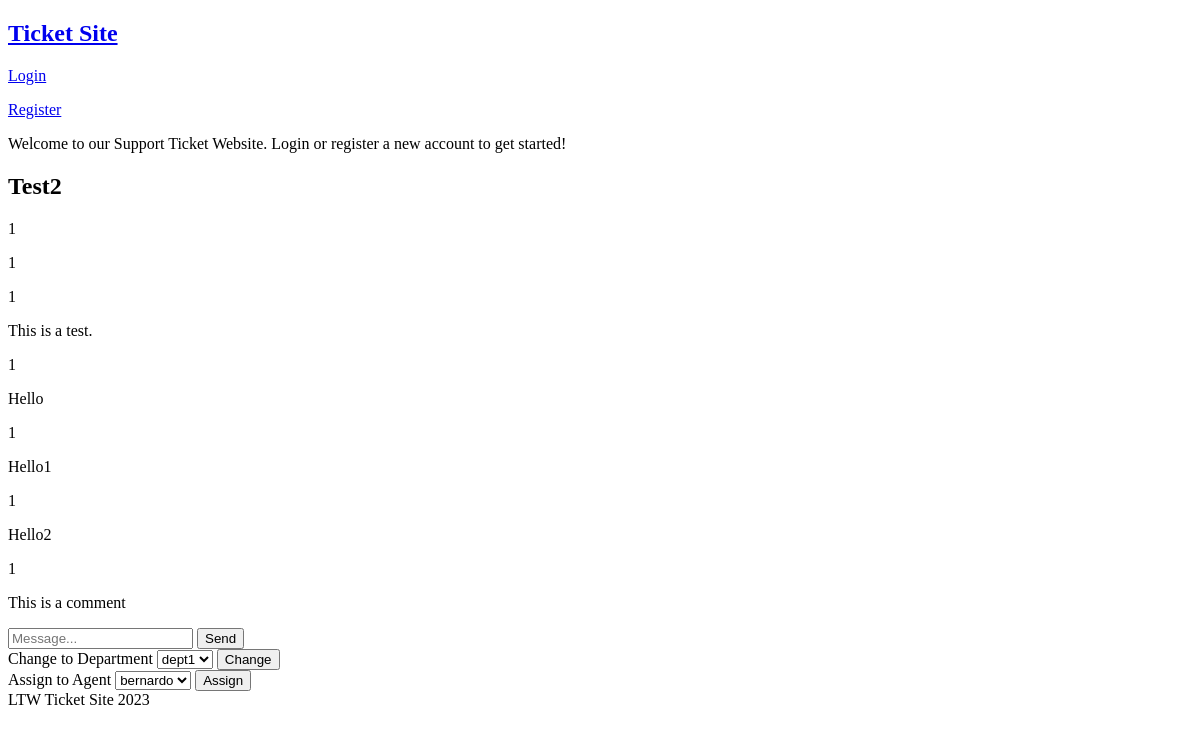
Page /pages/ticket.php?id=2 on the earlier database version.
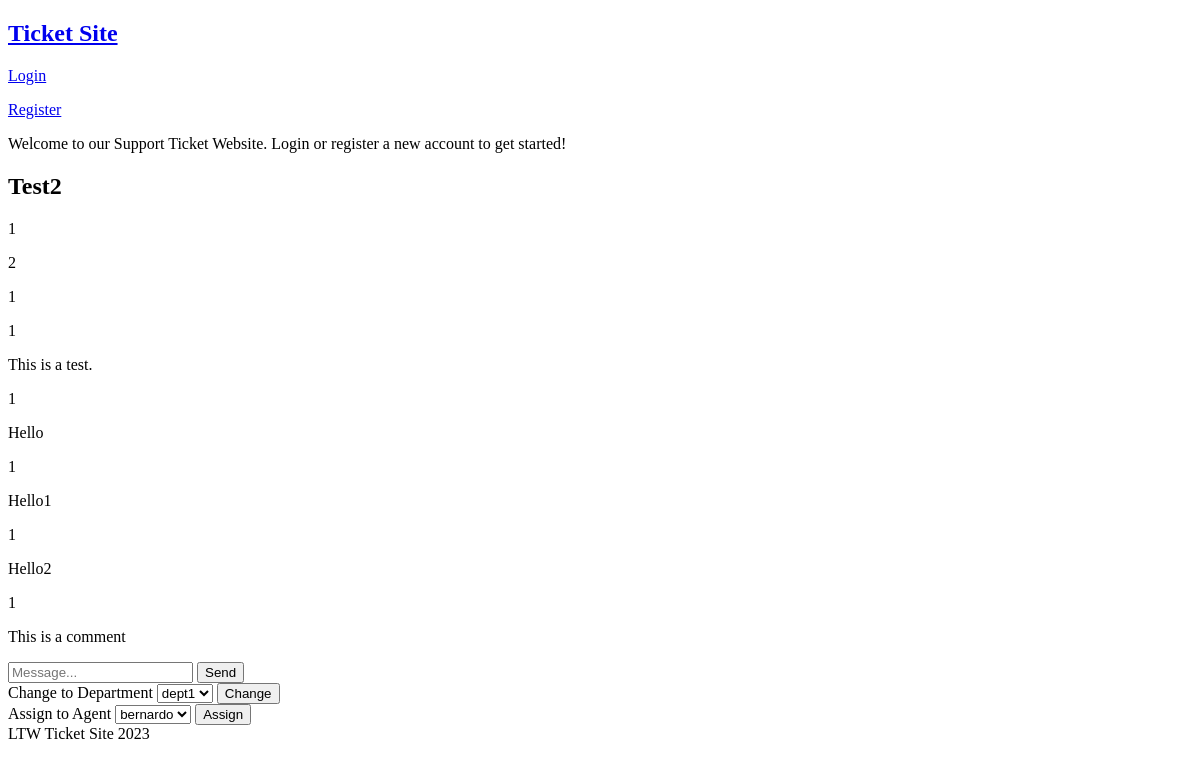
Same page on the later database version.
### tables this page shows
CREATE TABLE tickets (
    id INTEGER PRIMARY KEY AUTOINCREMENT,
    subject TEXT NOT NULL,
    content TEXT,
    submitter_id INTEGER NOT NULL,
    assignee_id INTEGER,
    department_id INTEGER,
    status_id INTEGER NOT NULL,
    FOREIGN KEY (submitter_id) REFERENCES users(id),
    FOREIGN KEY (assignee_id) REFERENCES users(id),
    FOREIGN KEY (department_id) REFERENCES departments(id),
    FOREIGN KEY (status_id) REFERENCES status(id)
);

CREATE TABLE ticket_inquiries (
    id INTEGER PRIMARY KEY AUTOINCREMENT,
    ticket_id INTEGER NOT NULL,
    user_id INTEGER NOT NULL,
    content TEXT NOT NULL,
    FOREIGN KEY (ticket_id) REFERENCES tickets(id),
    FOREIGN KEY (user_id) REFERENCES users(id)
);

### utils/session.php (called while the page is built, shortened)
<?php
    class Session {
        public function isLoggedIn() : bool {
            return isset($_SESSION['id']);
        }
        public function getRole() : ?int {
            return isset($_SESSION['role']) ? $_SESSION['role'] : null;
        }
    }

### database/classes/ticket.class.php (called while the page is built, shortened)
<?php
    class Ticket {
        public function __construct(int $id, string $subject, ?string $content, int $submitter_id,
                                    ?int $assignee_id, $department_id, int $status_id) {
            $this->id = $id;
            $this->subject = $subject;
            $this->content = $content;
            $this->submitter_id = $submitter_id;
            $this->assignee_id = $assignee_id;
            $this->department_id = $department_id === "" ? null : $department_id;
            $this->status_id = $status_id;
        }
        static function getTicket(PDO $db, int $id) : ?Ticket {
            $stmt = $db->prepare('SELECT * FROM tickets WHERE id = ?');
            $stmt->execute(array($id));
            $ticket = $stmt->fetch();
            if($ticket){
                return new Ticket($ticket['id'], $ticket['subject'], $ticket['content'], $ticket['submitter_id'], $ticket['assignee_id'], $ticket['department_id'], $ticket['status_id']);
            }
            else return null;
        }
    }
?>

### database/classes/inquiry.class.php (called while the page is built, shortened)
<?php
    class Inquiry {
        public function __construct(int $id, int $ticket_id, int $user_id, string $content){
            $this->user_id = $user_id;
            $this->content = $content;
        }
        static function getTicketInquiries(PDO $db, int $id) : array {
            $stmt = $db->prepare('SELECT * FROM ticket_inquiries WHERE ticket_id = ?');
            $stmt->execute(array($id));
            $inquiries = array();
            while($inq = $stmt->fetch()){
                $inquiries[] = new Inquiry($inq['id'], $inq['ticket_id'], $inq['user_id'], $inq['content']);
            }
            return $inquiries;
        }
    }
?>

### database/classes/department.class.php (called while the page is built, shortened)
<?php
    class Department {
        public function __construct(int $id, string $name) {
            $this->id = $id;
            $this->name = $name;
        }
        static function getDepartments(PDO $db) : array {
            $stmt = $db->prepare('SELECT * FROM departments');
            $stmt->execute();
            $departments = array();
            while ($department = $stmt->fetch()){
                $departments[] = new Department($department['id'], $department['name']);
            }
            return $departments;
        }
    }
?>

### database/classes/user.class.php (called while the page is built, shortened)
<?php
    class User {
        public function __construct(int $id, string $username, string $email, int $role){
            $this->id = $id;
            $this->username = $username;
        }
        static function getAgents(PDO $db) : array {
            $stmt = $db->prepare('SELECT * FROM users WHERE role_id < 3');
            $stmt->execute();
            $agents = array();
            while($agent = $stmt->fetch()){
                $agents[] = new User($agent['id'], $agent['username'], $agent['email'], $agent['role_id']);
            }
            return $agents;
        }
    }
?>

### templates/ticket.tpl.php (the view, shortened to what this page needs)
<?php function drawTicketInfo(Ticket $ticket) { ?>
    <h2><?=$ticket->subject?></h2>
    <p><?=$ticket->submitter_id?></p>
    <p><?=$ticket->department_id?></p>
    <p><?=$ticket->status_id?></p>
    <p><?=$ticket->assignee_id?></p>
    <p><?=$ticket->content?></p>
<?php } ?>
<?php function drawTicketInquirySection(Ticket $ticket, array $inquiries) { ?>
    <?php foreach($inquiries as $inq) { ?>
        <p><?=$inq->user_id?></p>
        <p><?=$inq->content?>
    <?php } ?>
    <form action="../actions/action_submit_inquiry.php?id=<?=$ticket->id?>" method="POST">
        <input type="text" name="inquiry" placeholder="Message..." required>
        <button type="submit" name="submit_inquiry">Send</button>
    </form>
<?php } ?>
<?php function drawAgentTicketTools(Ticket $ticket, array $departments, array $agents) { ?>
    <form action="../actions/action_change_department.php?id=<?=$ticket->id?>" method="POST">
        <label>
            Change to Department
            <select name="department">
                <?php foreach($departments as $dept) { ?>
                    <option value="<?=$dept->id?>"><?=$dept->name?></option>
                <?php } ?>
            </select>
            <button type="submit" name="submit_dept_change">Change</button>
        </label>
    </form>
    <form action="../actions/action_assign_agent.php?id=<?=$ticket->id?>" method="POST">
        <label>
            Assign to Agent
            <select name="agent">
                <?php foreach($agents as $agent) { ?>
                    <option value="<?=$agent->id?>"><?=$agent->username?></option>
                <?php } ?>
            </select>
            <button type="submit" name="submit_agent_assign">Assign</button>
        </label>
    </form>
<?php } ?>

### templates/common.tpl.php (shortened to what this page needs)
<?php function drawHeader(Session $session) { ?>
<!DOCTYPE html>
<html lang="en-US">
    <head>
    </head>
    <body>
        <header>
            <nav>
                <h1><a href="../pages/">Ticket Site</a></h1>
                <?php
                    if($session->isLoggedIn()) drawLoggedIn();
                    else drawLoggedOff();
                ?>
<?php } ?>
<?php function drawLoggedOff() { ?>
        <p><a href="../pages/login.php">Login</a><p>
        <p><a href="../pages/register.php">Register</a><p>
    </nav>
</header>
<main>
    <p>Welcome to our Support Ticket Website. Login or register a new account to get started!</p>
<?php } ?>
<?php function drawFooter() { ?>
        </main>
        <footer>
            LTW Ticket Site 2023
        </footer>
    </body>
</html>
<?php } ?>

### pages/ticket.php (shortened to what this page needs)
<?php
require_once('../utils/session.php');
$session = new Session();
$db = getDataBaseConnection();
require_once('../templates/common.tpl.php');
require_once('../templates/ticket.tpl.php');
require_once('../database/classes/ticket.class.php');
require_once('../database/classes/inquiry.class.php');
require_once('../database/classes/department.class.php');
require_once('../database/classes/user.class.php');
$ticket = Ticket::getTicket($db, intval($_GET['id']));
$inquiries = Inquiry::getTicketInquiries($db, intval($_GET['id']));
$departments = Department::getDepartments($db);
$agents = User::getAgents($db);
drawHeader($session);
drawTicketInfo($ticket);
drawTicketInquirySection($ticket, $inquiries);
if($session->getRole()<3){
    drawAgentTicketTools($ticket, $departments, $agents);
}
drawFooter();
?>

Differences in the rows shown:
changed tickets "Test2": department "1" → "2"; assignee (not shown) → "1"
